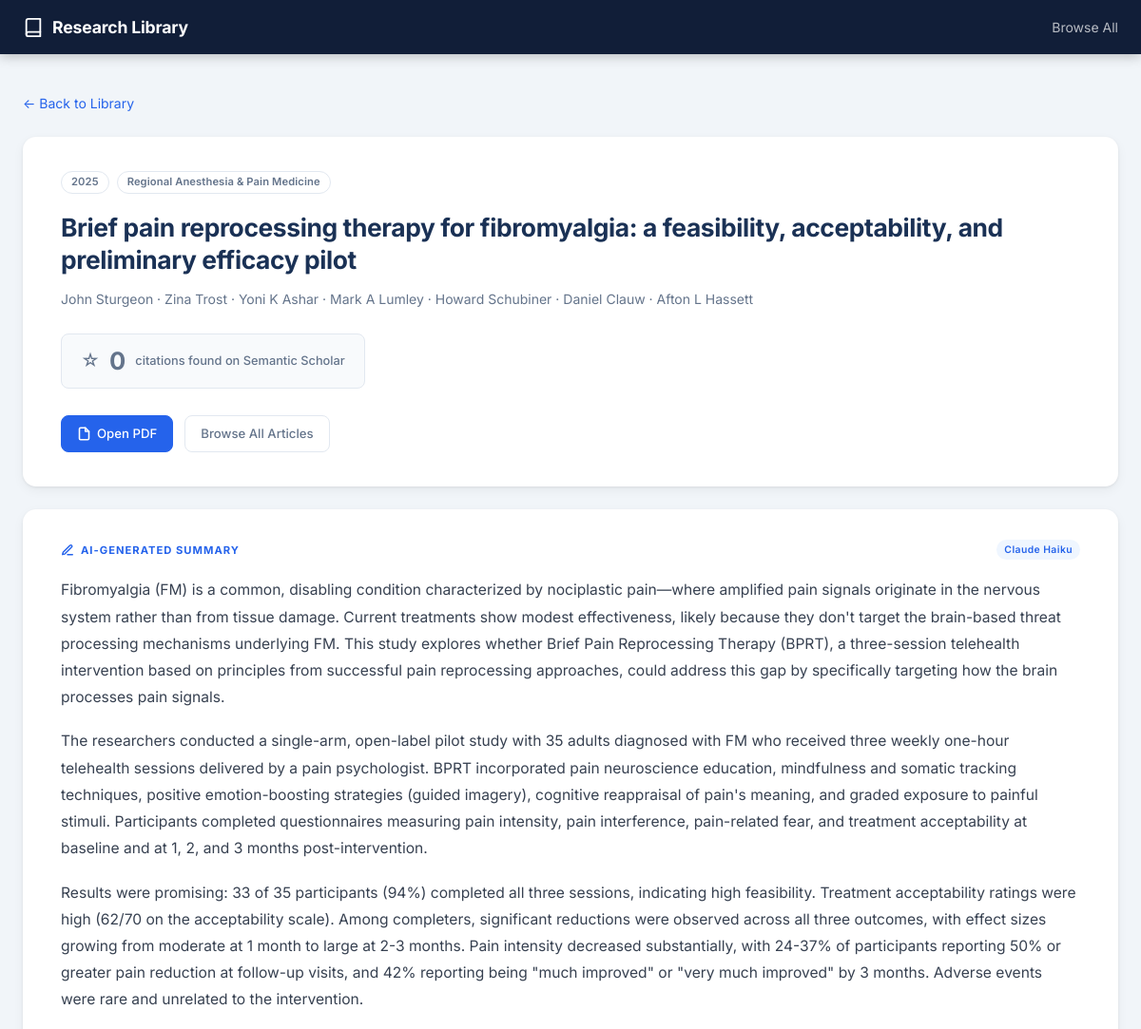
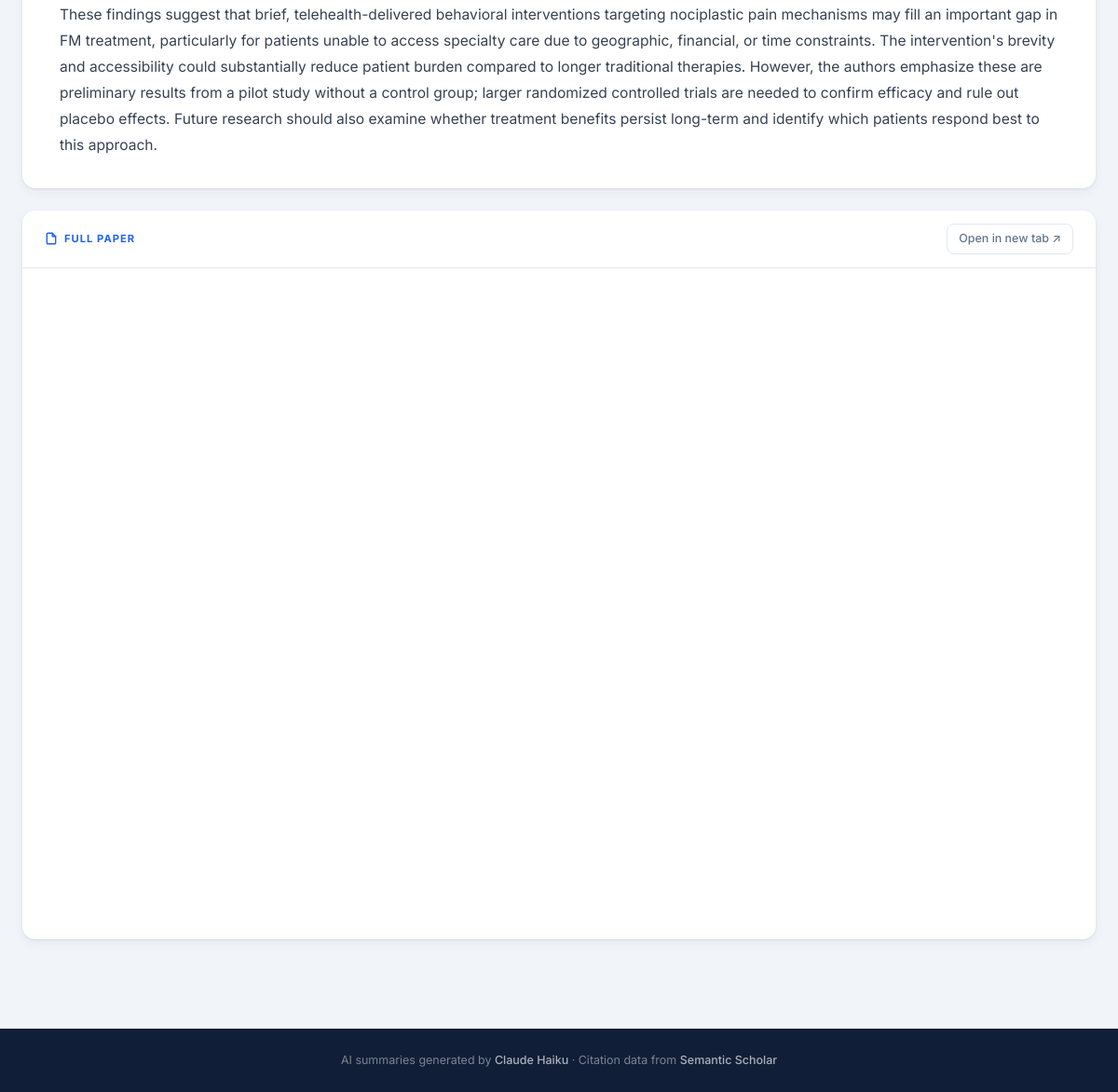
Screenshot of /article/15 with the database file from the repository (2 pictures, top to bottom).
### tables this page shows
CREATE TABLE articles (
            id              INTEGER PRIMARY KEY AUTOINCREMENT,
            filename        TEXT    UNIQUE NOT NULL,
            title           TEXT    NOT NULL,
            authors         TEXT,          -- JSON array of strings
            year            INTEGER,
            journal         TEXT,
            summary         TEXT,
            citation_count  INTEGER,
            semantic_id     TEXT,
            last_updated    TEXT    DEFAULT (datetime('now'))
        );

### app.py (the view)
@app.route("/article/<int:article_id>")
def article(article_id):
    if not DB_PATH.exists():
        abort(404)
    conn = get_db()
    art = conn.execute(
        "SELECT * FROM articles WHERE id = ?", (article_id,)
    ).fetchone()
    if not art:
        conn.close()
        abort(404)
    conn.close()
    return render_template("article.html", article=art)

### app.py (called while the page is built)
def get_db() -> sqlite3.Connection:
    conn = sqlite3.connect(DB_PATH)
    conn.row_factory = sqlite3.Row
    return conn

@app.template_filter("fromjson")
def fromjson_filter(s):
    try:
        return json.loads(s) if s else []
    except Exception:
        return []

@app.template_filter("nl2p")
def nl2p_filter(text: str) -> Markup:
    if not text:
        return Markup("")
    paragraphs = [p.strip() for p in text.split("\n") if p.strip()]
    return Markup("".join(f"<p>{escape(p)}</p>" for p in paragraphs))

@app.template_filter("urlencode_path")
def urlencode_path_filter(s: str) -> str:
    return quote(s, safe="")

### templates/article.html (shortened to what this page needs)
{% extends "base.html" %}
{% set authors = article.authors|fromjson %}
{% block content %}
<div class="article-detail">
  <div class="container">
    <nav class="breadcrumb" aria-label="Breadcrumb">
      <a href="/">← Back to Library</a>
    </nav>
    <div class="detail-header">
      <div class="detail-badges">
        {% if article.year %}
        <span class="badge badge-outline">{{ article.year }}</span>
        {% endif %}
        {% if article.journal %}
        <span class="badge badge-outline">{{ article.journal }}</span>
        {% endif %}
      </div>
      <h1 class="detail-title">{{ article.title }}</h1>
      {% if authors %}
      <p class="detail-authors">{{ authors|join(' · ') }}</p>
      {% endif %}
      <div class="detail-citation-block">
        {% if article.citation_count is not none %}
          {% if article.citation_count > 0 %}
          <div class="citation-display">
            <span class="citation-star">★</span>
            <span class="citation-number">{{ "{:,}".format(article.citation_count) }}</span>
            <span class="citation-label">citation{{ 's' if article.citation_count != 1 else '' }} on Semantic Scholar</span>
          </div>
          {% else %}
          <div class="citation-display citation-display--zero">
            <span class="citation-star">☆</span>
            <span class="citation-number">0</span>
            <span class="citation-label">citations found on Semantic Scholar</span>
          </div>
          {% endif %}
        {% else %}
        <div class="citation-display citation-display--unknown">
          <span class="citation-label">Citation count not available</span>
        </div>
        {% endif %}
      </div>
      <div class="detail-actions">
        <a href="/pdfs/{{ article.filename|urlencode_path }}" target="_blank" rel="noopener" class="btn btn-primary">
          <svg width="15" height="15" viewBox="0 0 24 24" fill="none" stroke="currentColor" stroke-width="2.5" stroke-linecap="round" stroke-linejoin="round" aria-hidden="true" style="margin-right:6px">
            <path d="M14 2H6a2 2 0 0 0-2 2v16a2 2 0 0 0 2 2h12a2 2 0 0 0 2-2V8z"/>
            <polyline points="14 2 14 8 20 8"/>
          </svg>
          Open PDF
        </a>
        <a href="/" class="btn btn-ghost">Browse All Articles</a>
      </div>
    </div>
    {% if article.summary %}
    <section class="detail-card" aria-labelledby="summary-heading">
      <div class="detail-card-label" id="summary-heading">
        <svg width="14" height="14" viewBox="0 0 24 24" fill="none" stroke="currentColor" stroke-width="2.5" stroke-linecap="round" stroke-linejoin="round" aria-hidden="true">
          <path d="M12 20h9"/>
          <path d="M16.5 3.5a2.121 2.121 0 0 1 3 3L7 19l-4 1 1-4L16.5 3.5z"/>
        </svg>
        AI-Generated Summary
        <span class="ai-model-tag">Claude Haiku</span>
      </div>
      <div class="summary-body">
        {{ article.summary|nl2p }}
      </div>
    </section>
    {% endif %}
    <section class="detail-card detail-card--pdf" aria-label="PDF viewer">
      <div class="pdf-toolbar">
        <span class="detail-card-label" style="margin-bottom:0">
          <svg width="14" height="14" viewBox="0 0 24 24" fill="none" stroke="currentColor" stroke-width="2.5" stroke-linecap="round" stroke-linejoin="round" aria-hidden="true">
            <path d="M14 2H6a2 2 0 0 0-2 2v16a2 2 0 0 0 2 2h12a2 2 0 0 0 2-2V8z"/>
            <polyline points="14 2 14 8 20 8"/>
          </svg>
          Full Paper
        </span>
        <a href="/pdfs/{{ article.filename|urlencode_path }}" target="_blank" rel="noopener" class="btn btn-ghost btn-sm">
          Open in new tab ↗
        </a>
      </div>
      <iframe
        class="pdf-frame"
        src="/pdfs/{{ article.filename|urlencode_path }}"
        title="{{ article.title }}"
        loading="lazy"
      ></iframe>
    </section>
  </div>
</div>
{% endblock %}

### static/css/style.css (style rules this page uses)
:root { --navy: #1a3155; --navy-dark: #111e38; --navy-mid: #243d6a; --blue: #2563eb; --blue-hover: #1d4ed8; --blue-light: #eff6ff; --amber: #b45309; --amber-bg: #fffbeb; --amber-border: #fcd34d; --bg: #f1f5f9; --card: #ffffff; --text: #1e293b; --muted: #64748b; --border: #e2e8f0; --radius-sm: 8px; --radius: 14px; --radius-lg: 20px; --shadow: 0 1px 3px rgba(0,0,0,.07), 0 4px 12px rgba(0,0,0,.05); --shadow-md: 0 4px 12px rgba(0,0,0,.10), 0 8px 28px rgba(0,0,0,.07); --transition: .18s ease; }
*, *::before, *::after { box-sizing: border-box; margin: 0; padding: 0; }
html { font-size: 16px; scroll-behavior: smooth; }
body { font-family: 'Inter', system-ui, -apple-system, sans-serif; background: var(--bg); color: var(--text); line-height: 1.65; -webkit-font-smoothing: antialiased; }
a { color: var(--blue); text-decoration: none; }
img, svg { display: block; }
.container { max-width: 1200px; margin: 0 auto; padding: 0 24px; }
.badge { display: inline-flex; align-items: center; gap: 3px; font-size: .7rem; font-weight: 600; letter-spacing: .01em; padding: 3px 10px; border-radius: 20px; white-space: nowrap; line-height: 1.4; }
.badge-outline { background: transparent; color: var(--muted); border: 1px solid var(--border); }
.btn { display: inline-flex; align-items: center; padding: 8px 16px; border-radius: var(--radius-sm); font-size: .825rem; font-weight: 500; font-family: inherit; cursor: pointer; border: 1px solid transparent; transition: background var(--transition), color var(--transition), border-color var(--transition), box-shadow var(--transition); text-decoration: none !important; white-space: nowrap; }
.btn-sm { padding: 5px 12px; font-size: .78rem; }
.btn-primary { background: var(--blue); color: #fff; border-color: var(--blue); }
.btn-ghost { background: transparent; color: var(--muted); border-color: var(--border); }
.article-detail { padding: 40px 0 72px; }
.breadcrumb { font-size: .875rem; color: var(--muted); margin-bottom: 24px; }
.breadcrumb a { color: var(--blue); }
.detail-header { background: var(--card); border-radius: var(--radius); box-shadow: var(--shadow); padding: 36px 40px; margin-bottom: 24px; }
.detail-badges { display: flex; flex-wrap: wrap; gap: 8px; margin-bottom: 18px; }
.detail-title { font-size: clamp(1.2rem, 3vw, 1.65rem); font-weight: 700; color: var(--navy); line-height: 1.3; margin-bottom: 14px; letter-spacing: -.015em; }
.detail-authors { font-size: .875rem; color: var(--muted); margin-bottom: 24px; line-height: 1.6; }
.detail-citation-block { margin-bottom: 28px; }
.citation-display { display: inline-flex; align-items: center; gap: 10px; background: var(--amber-bg); border: 1px solid var(--amber-border); color: var(--amber); border-radius: var(--radius-sm); padding: 12px 20px; }
.citation-display--zero { background: #f8fafc; border-color: var(--border); color: var(--muted); }
.citation-star { font-size: 1.2rem; }
.citation-number { font-size: 1.6rem; font-weight: 700; line-height: 1; }
.citation-label { font-size: .8rem; font-weight: 500; }
.detail-actions { display: flex; gap: 12px; flex-wrap: wrap; }
.detail-card { background: var(--card); border-radius: var(--radius); box-shadow: var(--shadow); padding: 32px 40px; margin-bottom: 24px; }
.detail-card-label { display: flex; align-items: center; gap: 7px; font-size: .7rem; font-weight: 700; letter-spacing: .09em; text-transform: uppercase; color: var(--blue); margin-bottom: 18px; }
.ai-model-tag { margin-left: auto; background: var(--blue-light); color: var(--blue); font-size: .65rem; padding: 2px 8px; border-radius: 20px; letter-spacing: .04em; text-transform: none; font-weight: 600; }
.summary-body p { font-size: .975rem; color: #374151; line-height: 1.8; margin-bottom: 1.2em; }
.summary-body p:last-child { margin-bottom: 0; }
.detail-card--pdf { padding: 0; overflow: hidden; }
.pdf-toolbar { display: flex; align-items: center; justify-content: space-between; padding: 14px 24px; border-bottom: 1px solid var(--border); }
.pdf-frame { width: 100%; height: 720px; border: none; display: block; }

### rows the page displays
articles: year "2025", journal "Regional Anesthesia & Pain Medicine", title "Brief pain reprocessing therapy for fibromyalgia: a feasibility, acceptability, and preliminary efficacy pilot", summary|nl2p "Fibromyalgia (FM) is a common, disabling condition characterized by nociplastic pain—where amplified pain signals originate in the nervous system rather than from tissue damage. Current treatments show modest effectiveness, likely because they don't target the brain-based threat processing mechanisms underlying FM. This study explores whether Brief Pain Reprocessing Therapy (BPRT), a three-session telehealth intervention based on principles from successful pain reprocessing approaches, could address this gap by specifically targeting how the brain processes pain signals. The researchers conducted a single-arm, open-label pilot study with 35 adults diagnosed with FM who received three weekly…"

### other values shown
{{ authors|join(' · ') }} "John Sturgeon · Zina Trost · Yoni K Ashar · Mark A Lumley · Howard Schubiner · Daniel Clauw · Afton L Hassett"
